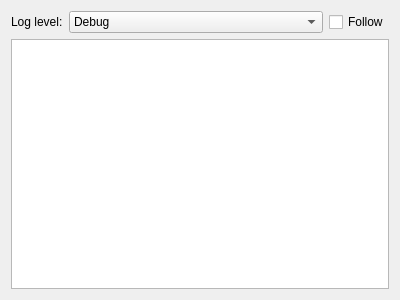
<?xml version="1.0" encoding="UTF-8"?>
<ui version="4.0">
 <class>LogWindow</class>
 <widget class="QWidget" name="LogWindow">
  <property name="geometry">
   <rect>
    <x>0</x>
    <y>0</y>
    <width>400</width>
    <height>300</height>
   </rect>
  </property>
  <property name="windowTitle">
   <string>Log</string>
  </property>
  <layout class="QVBoxLayout" name="verticalLayout">
   <item>
    <layout class="QHBoxLayout" name="horizontalLayout">
     <item>
      <widget class="QLabel" name="label">
       <property name="sizePolicy">
        <sizepolicy hsizetype="Maximum" vsizetype="Preferred">
         <horstretch>0</horstretch>
         <verstretch>0</verstretch>
        </sizepolicy>
       </property>
       <property name="text">
        <string>Log level:</string>
       </property>
      </widget>
     </item>
     <item>
      <widget class="QComboBox" name="log_level_combo">
       <property name="currentText">
        <string>Debug</string>
       </property>
       <item>
        <property name="text">
         <string>Debug</string>
        </property>
       </item>
       <item>
        <property name="text">
         <string>Info</string>
        </property>
       </item>
       <item>
        <property name="text">
         <string>Warning</string>
        </property>
       </item>
       <item>
        <property name="text">
         <string>Error</string>
        </property>
       </item>
      </widget>
     </item>
     <item>
      <widget class="QCheckBox" name="follow_chk">
       <property name="sizePolicy">
        <sizepolicy hsizetype="Maximum" vsizetype="Fixed">
         <horstretch>0</horstretch>
         <verstretch>0</verstretch>
        </sizepolicy>
       </property>
       <property name="text">
        <string>Follow</string>
       </property>
      </widget>
     </item>
    </layout>
   </item>
   <item>
    <widget class="QTreeView" name="list"/>
   </item>
  </layout>
 </widget>
 <resources/>
 <connections/>
</ui>
